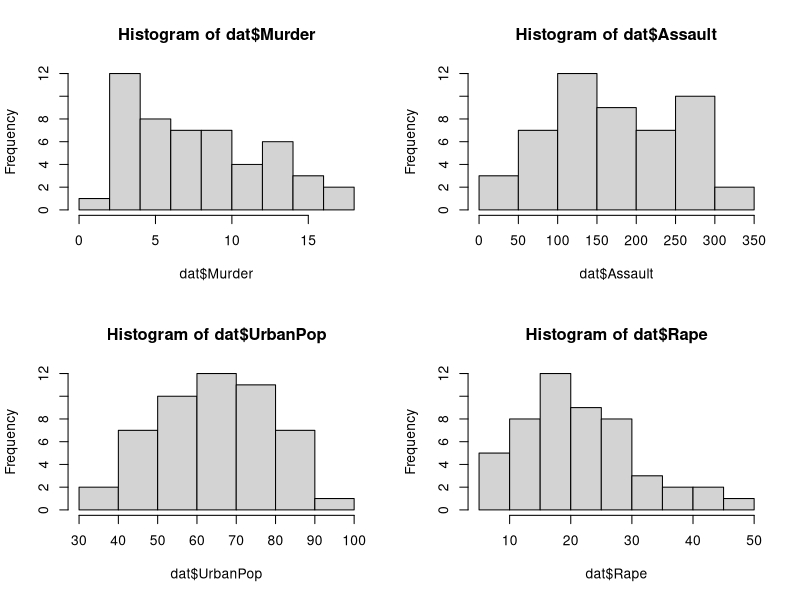
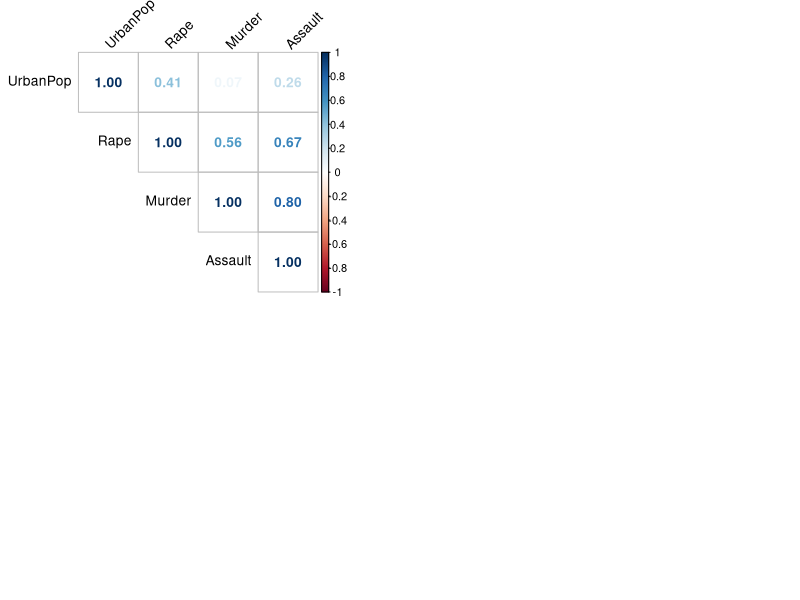
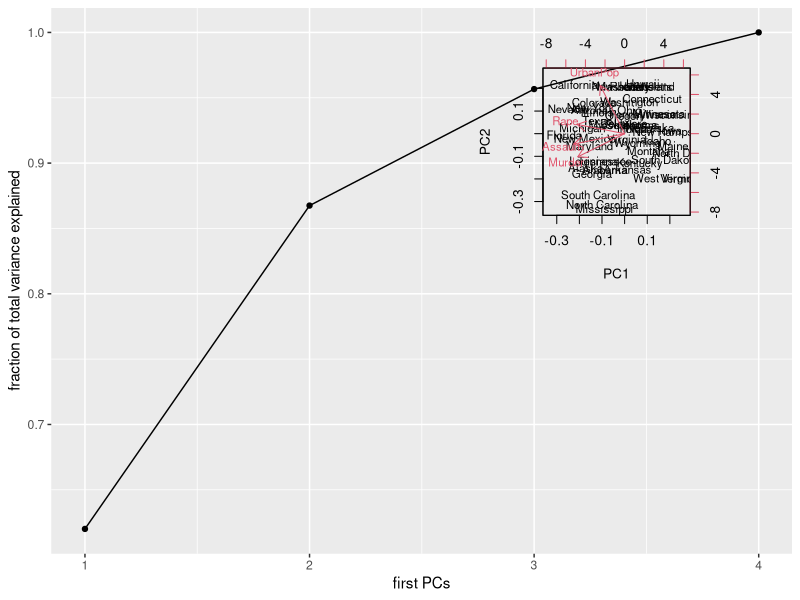
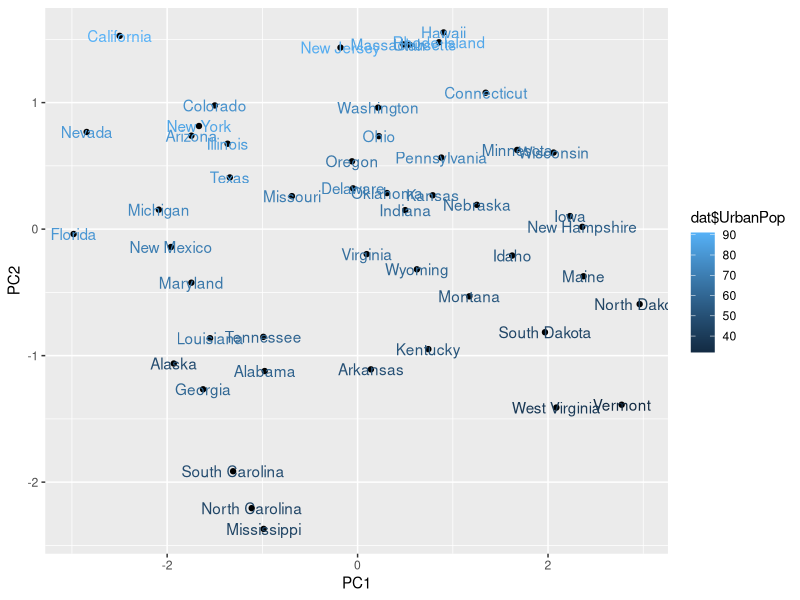
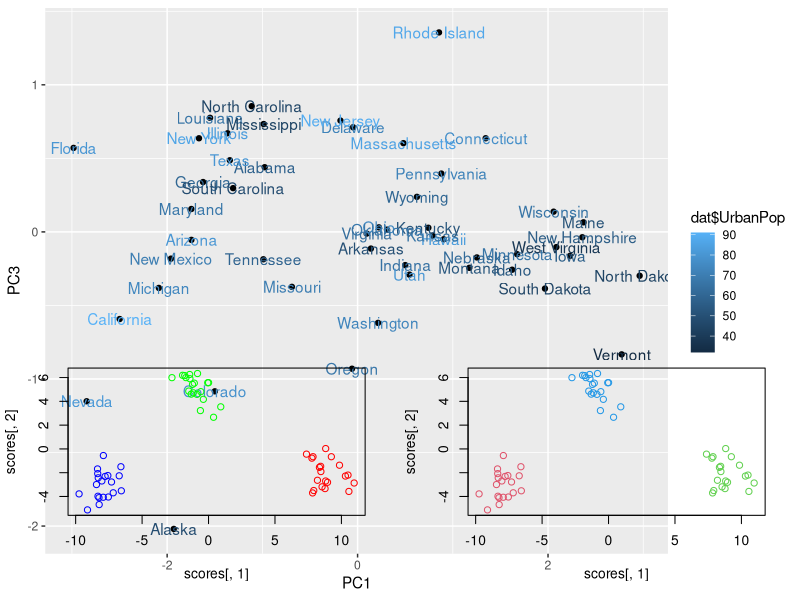
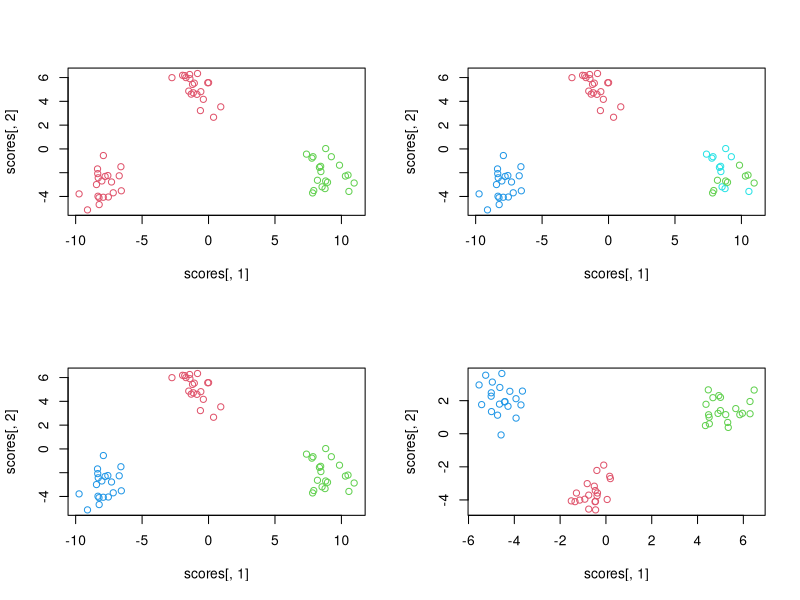

The R source for these figures, in order:
## ---- chunk 1
knitr::opts_chunk$set(echo = TRUE)
# library(mosaic)
# library(pracma)
# library (MASS)
library(ggplot2)
library(corrplot)
## ---- chunk 2
#a,b,c,e
power_method = function(A, d, k){
  #Start with an arbitrary vector w0
  w = rnorm(d)
  for (i in 1:k) {
    s = max(abs(A %*% w))
    w = (A %*% w) / s
  }
  w = w/ sqrt(sum(w^2))
  return(data.frame(w, s))
}
A  = matrix(c(1,2,3,2,-1,4,3,4,-5), 3,3,byrow = TRUE)
output = power_method(A,3,10)
w = output$w
s = output$s
## ---- chunk 3
#d
(t(w) %*% A %*% w) / t(w) %*% w
max(abs(eigen(A)$values))
#they are very close
## ---- chunk 4
eigen(A)
#
paste(c("eigenvector by power method: ", round(w,7)), collapse=" ")
paste(c("eigenvalue by power method: ", s[1]), collapse=" ")

## ---- chunk 5
#a
B = matrix(c(5,1,0,1,4,0,0,0,1), 3, 3, byrow = TRUE)

output = power_method(B,3,20)
lambda1 = output$s
v1 = output$w
## ---- chunk 6
#b
B1 = B - lambda1 * v1 %*% t(v1)
output2 = power_method(B1, 3, 20)
lambda2 = output2$s
v2 = output2$w
## ---- chunk 7
#c
B2 = B1 - lambda2 * v2 %*% t(v2)
output3 = power_method(B2, 3, 20)
lambda3 = output3$s
v3 = output3$w
evalues = round(c(lambda1[1],lambda2[1],lambda3[1]),5);evalues
evectors = matrix(round(c(v1,v2,v3),5),3,3);evectors
eigen(B)
#They are very close to R's output
## ---- chunk 8
dat = USArrests
paste("mean by col")
apply(dat,MARGIN = 2, mean)
paste("variance by col")
apply(dat,MARGIN = 2, var)
## ---- chunk 9
par(mfrow=c(2,2))
hist(dat$Murder)
hist(dat$Assault)
hist(dat$UrbanPop)
hist(dat$Rape)
## ---- chunk 10
#(c)
corrplot(cor(dat), type = "upper", method="number",order = "hclust", 
         tl.col = "black", tl.srt = 45)
## ---- chunk 11
#(d)
pca_prcomp <- prcomp(dat, scale. = TRUE)
summary(pca_prcomp)
## ---- chunk 12
#(e)Obtain the principal vectors and store them in a matrix, include row and column names.
#Display the first three loadings.
pc_vectors = pca_prcomp$rotation
#first three loadings
pca_prcomp$rotation[,1:3]
## ---- chunk 13
#(f)Obtain the principal components (or scores) and store them in a matrix, include row
#and column names. Display the first three PCs.
#scores = normalized(X) %*% loading matrix V
scores = pca_prcomp$x
#first three PCs
scores[,1:3]
## ---- chunk 14
#(g) Obtain the eigenvalues and store them in a vector. Display the entire vector, and
# compute their sum.
eigenvalues = pca_prcomp$sdev ^ 2
eigenvalues
sum(eigenvalues)
## ---- chunk 15
#(h) Create a scree-plot (with axis labels) of the eigenvalues. What do you see? How do you
#read/interpret this chart?
eigs_cum = cumsum(prop.table(eigenvalues))
ggplot() + geom_line(aes(x = 1:length(eigenvalues), y=eigs_cum)) +
  geom_point(aes(x = 1:length(eigenvalues), y=eigs_cum))+
 labs(x = "first PCs", y = "fraction of total variance explained")

# we can see the percentage of variance expalined by the number of first PCs. For example,
# the first two PCs explained 86% variance.
## ---- chunk 16
#(i) Create a scatter plot based on the 1st and 2nd PCs. Which state stands out? Provide
#some explanations. In this plot you should annotate the points with state names.

# ggplot() + geom_point(aes(x = scores[, 1], y=scores[, 2])) +
# geom_text(aes(x = scores[, 1], y=scores[, 2], label=rownames(dat))) +
# labs(x = "PC1", y = "PC2")
biplot(prcomp(USArrests, scale = TRUE))
## ---- chunk 17
#(j) Create the same scatter plot but color the states according to the variable UrbanPop.
ggplot() + geom_point(aes(x = scores[, 1], y=scores[, 2])) +
geom_text(aes(x = scores[, 1], y=scores[, 2], label=rownames(dat),colour=dat$UrbanPop)) +
labs(x = "PC1", y = "PC2")
## ---- chunk 18
#(k) Create a scatter plot based on the 1st and 3rd PCs. Comment on the difference between
# this plot and the previous one.
ggplot() + geom_point(aes(x = scores[, 1], y=scores[, 3])) +
geom_text(aes(x = scores[, 1], y=scores[, 3], label=rownames(dat),colour=dat$UrbanPop)) +
labs(x = "PC1", y = "PC3")
## ---- chunk 19
set.seed(2)
x=matrix (rnorm (60*50) , ncol =50)
x =as.data.frame(x)
for (i in 1:50) {
  x[1:20, i] = x[1:20, i] + runif(1, -2, 3)
}
for (i in 1:50) {
  x[21:40, i] = x[21:40, i] - runif(1, -2, 3)
}
dx = x
dx$color = "red"
dx[21:40,]$color = "blue"
dx[41:60,]$color = "green"
## ---- chunk 20
# (b)
d = prcomp(x)
scores = d$x
plot(scores[,1], scores[,2], col=dx$color )
## ---- chunk 21
#c
km.out = kmeans(x, centers =3, nstart = 20)
km.out$cluster
table(km.out$cluster, c(rep(1,20), rep(2,20), rep(3,20)))
plot(scores[,1], scores[,2], col=(km.out$cluster+1) )
## ---- chunk 22
#d
km.out = kmeans(x, centers =2, nstart = 20)
km.out$cluster
table(km.out$cluster, c(rep(1,20), rep(2,20), rep(3,20)))
plot(scores[,1], scores[,2], col=(km.out$cluster+1) )
## ---- chunk 23
#e
km.out = kmeans(x, centers =4, nstart = 20)
km.out$cluster
table(km.out$cluster, c(rep("TRUE1",20), rep("TRUE2",20), rep("TRUE3",20)))
plot(scores[,1], scores[,2], col=(km.out$cluster+1) )
## ---- chunk 24
#f
km.out = kmeans(scores[,1:2], centers = 3, nstart = 20)
km.out$cluster
table(km.out$cluster, c(rep("TRUE1",20), rep("TRUE2",20), rep("TRUE3",20)))
plot(scores[,1], scores[,2], col=(km.out$cluster+1) )
## ---- chunk 25
#g
x = scale(x)
km.out = kmeans(x, centers =3, nstart = 20)
km.out$cluster
table(km.out$cluster, c(rep("TRUE1",20), rep("TRUE2",20), rep("TRUE3",20)))

scores = prcomp(x)$x
plot(scores[,1], scores[,2], col=(km.out$cluster+1) )
